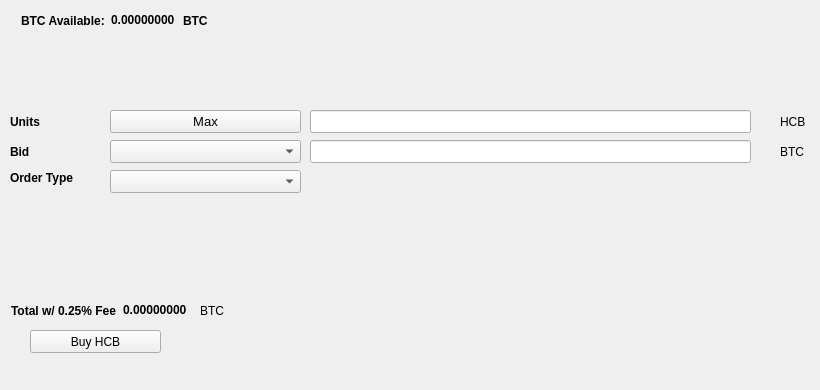
   <widget class="QWidget" name="BuyTab">
    <attribute name="title">
     <string>Buy</string>
    </attribute>
    <widget class="QPushButton" name="BuyHCB">
     <property name="geometry">
      <rect>
       <x>30</x>
       <y>330</y>
       <width>131</width>
       <height>23</height>
      </rect>
     </property>
     <property name="text">
      <string>Buy HCB</string>
     </property>
     <property name="icon">
      <iconset resource="../hanacryptobank.qrc">
       <normaloff>:/icons/bitcoin</normaloff>:/icons/bitcoin</iconset>
     </property>
    </widget>
    <widget class="QLabel" name="label_3">
     <property name="geometry">
      <rect>
       <x>10</x>
       <y>110</y>
       <width>46</width>
       <height>23</height>
      </rect>
     </property>
     <property name="font">
      <font>
       <weight>75</weight>
       <bold>true</bold>
      </font>
     </property>
     <property name="text">
      <string>Units</string>
     </property>
    </widget>
    <widget class="QLineEdit" name="UnitsInput">
     <property name="geometry">
      <rect>
       <x>310</x>
       <y>110</y>
       <width>441</width>
       <height>23</height>
      </rect>
     </property>
     <property name="font">
      <font>
       <pointsize>9</pointsize>
       <weight>75</weight>
       <bold>true</bold>
      </font>
     </property>
    </widget>
    <widget class="QLineEdit" name="BuyBidPriceEdit">
     <property name="geometry">
      <rect>
       <x>310</x>
       <y>140</y>
       <width>441</width>
       <height>23</height>
      </rect>
     </property>
     <property name="font">
      <font>
       <pointsize>9</pointsize>
       <weight>75</weight>
       <bold>true</bold>
      </font>
     </property>
    </widget>
    <widget class="QLabel" name="label_4">
     <property name="geometry">
      <rect>
       <x>780</x>
       <y>110</y>
       <width>31</width>
       <height>23</height>
      </rect>
     </property>
     <property name="text">
      <string>HCB</string>
     </property>
    </widget>
    <widget class="QLabel" name="label_5">
     <property name="geometry">
      <rect>
       <x>780</x>
       <y>140</y>
       <width>31</width>
       <height>23</height>
      </rect>
     </property>
     <property name="text">
      <string>BTC</string>
     </property>
    </widget>
    <widget class="QLabel" name="label_6">
     <property name="geometry">
      <rect>
       <x>10</x>
       <y>140</y>
       <width>46</width>
       <height>23</height>
      </rect>
     </property>
     <property name="font">
      <font>
       <weight>75</weight>
       <bold>true</bold>
      </font>
     </property>
     <property name="text">
      <string>Bid</string>
     </property>
    </widget>
    <widget class="QLabel" name="label_7">
     <property name="geometry">
      <rect>
       <x>10</x>
       <y>170</y>
       <width>91</width>
       <height>16</height>
      </rect>
     </property>
     <property name="font">
      <font>
       <weight>75</weight>
       <bold>true</bold>
      </font>
     </property>
     <property name="text">
      <string>Order Type</string>
     </property>
    </widget>
    <widget class="QPushButton" name="Buy_Max_Amount">
     <property name="geometry">
      <rect>
       <x>110</x>
       <y>110</y>
       <width>191</width>
       <height>23</height>
      </rect>
     </property>
     <property name="font">
      <font>
       <pointsize>10</pointsize>
      </font>
     </property>
     <property name="text">
      <string>Max</string>
     </property>
    </widget>
    <widget class="QComboBox" name="BuyBidcomboBox">
     <property name="geometry">
      <rect>
       <x>110</x>
       <y>140</y>
       <width>191</width>
       <height>23</height>
      </rect>
     </property>
     <property name="font">
      <font>
       <pointsize>10</pointsize>
      </font>
     </property>
    </widget>
    <widget class="QComboBox" name="buyOrdertypeCombo">
     <property name="geometry">
      <rect>
       <x>110</x>
       <y>170</y>
       <width>191</width>
       <height>23</height>
      </rect>
     </property>
     <property name="font">
      <font>
       <pointsize>10</pointsize>
      </font>
     </property>
    </widget>
    <widget class="QWidget" name="layoutWidget1">
     <property name="geometry">
      <rect>
       <x>21</x>
       <y>11</y>
       <width>227</width>
       <height>19</height>
      </rect>
     </property>
     <layout class="QHBoxLayout" name="horizontalLayout_3">
      <item>
       <widget class="QLabel" name="label232">
        <property name="font">
         <font>
          <weight>75</weight>
          <bold>true</bold>
         </font>
        </property>
        <property name="text">
         <string>BTC Available:</string>
        </property>
       </widget>
      </item>
      <item>
       <widget class="QLabel" name="BtcAvailableLbl">
        <property name="palette">
         <palette>
          <active>
           <colorrole role="WindowText">
            <brush brushstyle="SolidPattern">
             <color alpha="255">
              <red>0</red>
              <green>0</green>
              <blue>0</blue>
             </color>
            </brush>
           </colorrole>
           <colorrole role="Button">
            <brush brushstyle="SolidPattern">
             <color alpha="255">
              <red>0</red>
              <green>170</green>
              <blue>0</blue>
             </color>
            </brush>
           </colorrole>
           <colorrole role="Light">
            <brush brushstyle="SolidPattern">
             <color alpha="255">
              <red>0</red>
              <green>255</green>
              <blue>0</blue>
             </color>
            </brush>
           </colorrole>
           <colorrole role="Midlight">
            <brush brushstyle="SolidPattern">
             <color alpha="255">
              <red>0</red>
              <green>212</green>
              <blue>0</blue>
             </color>
            </brush>
           </colorrole>
           <colorrole role="Dark">
            <brush brushstyle="SolidPattern">
             <color alpha="255">
              <red>0</red>
              <green>85</green>
              <blue>0</blue>
             </color>
            </brush>
           </colorrole>
           <colorrole role="Mid">
            <brush brushstyle="SolidPattern">
             <color alpha="255">
              <red>0</red>
              <green>113</green>
              <blue>0</blue>
             </color>
            </brush>
           </colorrole>
           <colorrole role="Text">
            <brush brushstyle="SolidPattern">
             <color alpha="255">
              <red>0</red>
              <green>170</green>
              <blue>0</blue>
             </color>
            </brush>
           </colorrole>
           <colorrole role="BrightText">
            <brush brushstyle="SolidPattern">
             <color alpha="255">
              <red>255</red>
              <green>255</green>
              <blue>255</blue>
             </color>
            </brush>
           </colorrole>
           <colorrole role="ButtonText">
            <brush brushstyle="SolidPattern">
             <color alpha="255">
              <red>0</red>
              <green>0</green>
              <blue>0</blue>
             </color>
            </brush>
           </colorrole>
           <colorrole role="Base">
            <brush brushstyle="SolidPattern">
             <color alpha="255">
              <red>255</red>
              <green>255</green>
              <blue>255</blue>
             </color>
            </brush>
           </colorrole>
           <colorrole role="Window">
            <brush brushstyle="SolidPattern">
             <color alpha="255">
              <red>0</red>
              <green>170</green>
              <blue>0</blue>
             </color>
            </brush>
           </colorrole>
           <colorrole role="Shadow">
            <brush brushstyle="SolidPattern">
             <color alpha="255">
              <red>0</red>
              <green>0</green>
              <blue>0</blue>
             </color>
            </brush>
           </colorrole>
           <colorrole role="AlternateBase">
            <brush brushstyle="SolidPattern">
             <color alpha="255">
              <red>127</red>
              <green>212</green>
              <blue>127</blue>
             </color>
            </brush>
           </colorrole>
           <colorrole role="ToolTipBase">
            <brush brushstyle="SolidPattern">
             <color alpha="255">
              <red>255</red>
              <green>255</green>
              <blue>220</blue>
             </color>
            </brush>
           </colorrole>
           <colorrole role="ToolTipText">
            <brush brushstyle="SolidPattern">
             <color alpha="255">
              <red>0</red>
              <green>0</green>
              <blue>0</blue>
             </color>
            </brush>
           </colorrole>
          </active>
          <inactive>
           <colorrole role="WindowText">
            <brush brushstyle="SolidPattern">
             <color alpha="255">
              <red>0</red>
              <green>0</green>
              <blue>0</blue>
             </color>
            </brush>
           </colorrole>
           <colorrole role="Button">
            <brush brushstyle="SolidPattern">
             <color alpha="255">
              <red>0</red>
              <green>170</green>
              <blue>0</blue>
             </color>
            </brush>
           </colorrole>
           <colorrole role="Light">
            <brush brushstyle="SolidPattern">
             <color alpha="255">
              <red>0</red>
              <green>255</green>
              <blue>0</blue>
             </color>
            </brush>
           </colorrole>
           <colorrole role="Midlight">
            <brush brushstyle="SolidPattern">
             <color alpha="255">
              <red>0</red>
              <green>212</green>
              <blue>0</blue>
             </color>
            </brush>
           </colorrole>
           <colorrole role="Dark">
            <brush brushstyle="SolidPattern">
             <color alpha="255">
              <red>0</red>
              <green>85</green>
              <blue>0</blue>
             </color>
            </brush>
           </colorrole>
           <colorrole role="Mid">
            <brush brushstyle="SolidPattern">
             <color alpha="255">
              <red>0</red>
              <green>113</green>
              <blue>0</blue>
             </color>
            </brush>
           </colorrole>
           <colorrole role="Text">
            <brush brushstyle="SolidPattern">
             <color alpha="255">
              <red>0</red>
              <green>170</green>
              <blue>0</blue>
             </color>
            </brush>
           </colorrole>
           <colorrole role="BrightText">
            <brush brushstyle="SolidPattern">
             <color alpha="255">
              <red>255</red>
              <green>255</green>
              <blue>255</blue>
             </color>
            </brush>
           </colorrole>
           <colorrole role="ButtonText">
            <brush brushstyle="SolidPattern">
             <color alpha="255">
              <red>0</red>
              <green>0</green>
              <blue>0</blue>
             </color>
            </brush>
           </colorrole>
           <colorrole role="Base">
            <brush brushstyle="SolidPattern">
             <color alpha="255">
              <red>255</red>
              <green>255</green>
              <blue>255</blue>
             </color>
            </brush>
           </colorrole>
           <colorrole role="Window">
            <brush brushstyle="SolidPattern">
             <color alpha="255">
              <red>0</red>
              <green>170</green>
              <blue>0</blue>
             </color>
            </brush>
           </colorrole>
           <colorrole role="Shadow">
            <brush brushstyle="SolidPattern">
             <color alpha="255">
              <red>0</red>
              <green>0</green>
              <blue>0</blue>
             </color>
            </brush>
           </colorrole>
           <colorrole role="AlternateBase">
            <brush brushstyle="SolidPattern">
             <color alpha="255">
              <red>127</red>
              <green>212</green>
              <blue>127</blue>
             </color>
            </brush>
           </colorrole>
           <colorrole role="ToolTipBase">
            <brush brushstyle="SolidPattern">
             <color alpha="255">
              <red>255</red>
              <green>255</green>
              <blue>220</blue>
             </color>
            </brush>
           </colorrole>
           <colorrole role="ToolTipText">
            <brush brushstyle="SolidPattern">
             <color alpha="255">
              <red>0</red>
              <green>0</green>
              <blue>0</blue>
             </color>
            </brush>
           </colorrole>
          </inactive>
          <disabled>
           <colorrole role="WindowText">
            <brush brushstyle="SolidPattern">
             <color alpha="255">
              <red>0</red>
              <green>85</green>
              <blue>0</blue>
             </color>
            </brush>
           </colorrole>
           <colorrole role="Button">
            <brush brushstyle="SolidPattern">
             <color alpha="255">
              <red>0</red>
              <green>170</green>
              <blue>0</blue>
             </color>
            </brush>
           </colorrole>
           <colorrole role="Light">
            <brush brushstyle="SolidPattern">
             <color alpha="255">
              <red>0</red>
              <green>255</green>
              <blue>0</blue>
             </color>
            </brush>
           </colorrole>
           <colorrole role="Midlight">
            <brush brushstyle="SolidPattern">
             <color alpha="255">
              <red>0</red>
              <green>212</green>
              <blue>0</blue>
             </color>
            </brush>
           </colorrole>
           <colorrole role="Dark">
            <brush brushstyle="SolidPattern">
             <color alpha="255">
              <red>0</red>
              <green>85</green>
              <blue>0</blue>
             </color>
            </brush>
           </colorrole>
           <colorrole role="Mid">
            <brush brushstyle="SolidPattern">
             <color alpha="255">
              <red>0</red>
              <green>113</green>
              <blue>0</blue>
             </color>
            </brush>
           </colorrole>
           <colorrole role="Text">
            <brush brushstyle="SolidPattern">
             <color alpha="255">
              <red>0</red>
              <green>85</green>
              <blue>0</blue>
             </color>
            </brush>
           </colorrole>
           <colorrole role="BrightText">
            <brush brushstyle="SolidPattern">
             <color alpha="255">
              <red>255</red>
              <green>255</green>
              <blue>255</blue>
             </color>
            </brush>
           </colorrole>
           <colorrole role="ButtonText">
            <brush brushstyle="SolidPattern">
             <color alpha="255">
              <red>0</red>
              <green>85</green>
              <blue>0</blue>
             </color>
            </brush>
           </colorrole>
           <colorrole role="Base">
            <brush brushstyle="SolidPattern">
             <color alpha="255">
              <red>0</red>
              <green>170</green>
              <blue>0</blue>
             </color>
            </brush>
           </colorrole>
           <colorrole role="Window">
            <brush brushstyle="SolidPattern">
             <color alpha="255">
              <red>0</red>
              <green>170</green>
              <blue>0</blue>
             </color>
            </brush>
           </colorrole>
           <colorrole role="Shadow">
            <brush brushstyle="SolidPattern">
             <color alpha="255">
              <red>0</red>
              <green>0</green>
              <blue>0</blue>
             </color>
            </brush>
           </colorrole>
           <colorrole role="AlternateBase">
            <brush brushstyle="SolidPattern">
             <color alpha="255">
              <red>0</red>
              <green>170</green>
              <blue>0</blue>
             </color>
            </brush>
           </colorrole>
           <colorrole role="ToolTipBase">
            <brush brushstyle="SolidPattern">
             <color alpha="255">
              <red>255</red>
              <green>255</green>
              <blue>220</blue>
             </color>
            </brush>
           </colorrole>
           <colorrole role="ToolTipText">
            <brush brushstyle="SolidPattern">
             <color alpha="255">
              <red>0</red>
              <green>0</green>
              <blue>0</blue>
             </color>
            </brush>
           </colorrole>
          </disabled>
         </palette>
        </property>
        <property name="font">
         <font>
          <weight>75</weight>
          <bold>true</bold>
         </font>
        </property>
        <property name="text">
         <string>0.00000000</string>
        </property>
        <property name="textInteractionFlags">
         <set>Qt::LinksAccessibleByMouse|Qt::TextSelectableByKeyboard|Qt::TextSelectableByMouse</set>
        </property>
       </widget>
      </item>
      <item>
       <widget class="QLabel" name="BtcAvailableLbl_2">
        <property name="font">
         <font>
          <weight>75</weight>
          <bold>true</bold>
         </font>
        </property>
        <property name="text">
         <string>BTC</string>
        </property>
       </widget>
      </item>
     </layout>
    </widget>
    <widget class="QWidget" name="layoutWidge2">
     <property name="geometry">
      <rect>
       <x>11</x>
       <y>301</y>
       <width>259</width>
       <height>19</height>
      </rect>
     </property>
     <layout class="QHBoxLayout" name="horizontalLayout_4">
      <item>
       <widget class="QLabel" name="label_9">
        <property name="font">
         <font>
          <weight>75</weight>
          <bold>true</bold>
         </font>
        </property>
        <property name="text">
         <string>Total w/ 0.25% Fee</string>
        </property>
       </widget>
      </item>
      <item>
       <widget class="QLabel" name="BuyCostLabel">
        <property name="palette">
         <palette>
          <active>
           <colorrole role="WindowText">
            <brush brushstyle="SolidPattern">
             <color alpha="255">
              <red>0</red>
              <green>0</green>
              <blue>0</blue>
             </color>
            </brush>
           </colorrole>
           <colorrole role="Button">
            <brush brushstyle="SolidPattern">
             <color alpha="255">
              <red>0</red>
              <green>170</green>
              <blue>0</blue>
             </color>
            </brush>
           </colorrole>
           <colorrole role="Light">
            <brush brushstyle="SolidPattern">
             <color alpha="255">
              <red>0</red>
              <green>255</green>
              <blue>0</blue>
             </color>
            </brush>
           </colorrole>
           <colorrole role="Midlight">
            <brush brushstyle="SolidPattern">
             <color alpha="255">
              <red>0</red>
              <green>212</green>
              <blue>0</blue>
             </color>
            </brush>
           </colorrole>
           <colorrole role="Dark">
            <brush brushstyle="SolidPattern">
             <color alpha="255">
              <red>0</red>
              <green>85</green>
              <blue>0</blue>
             </color>
            </brush>
           </colorrole>
           <colorrole role="Mid">
            <brush brushstyle="SolidPattern">
             <color alpha="255">
              <red>0</red>
              <green>113</green>
              <blue>0</blue>
             </color>
            </brush>
           </colorrole>
           <colorrole role="Text">
            <brush brushstyle="SolidPattern">
             <color alpha="255">
              <red>0</red>
              <green>170</green>
              <blue>0</blue>
             </color>
            </brush>
           </colorrole>
           <colorrole role="BrightText">
            <brush brushstyle="SolidPattern">
             <color alpha="255">
              <red>255</red>
              <green>255</green>
              <blue>255</blue>
             </color>
            </brush>
           </colorrole>
           <colorrole role="ButtonText">
            <brush brushstyle="SolidPattern">
             <color alpha="255">
              <red>0</red>
              <green>0</green>
              <blue>0</blue>
             </color>
            </brush>
           </colorrole>
           <colorrole role="Base">
            <brush brushstyle="SolidPattern">
             <color alpha="255">
              <red>255</red>
              <green>255</green>
              <blue>255</blue>
             </color>
            </brush>
           </colorrole>
           <colorrole role="Window">
            <brush brushstyle="SolidPattern">
             <color alpha="255">
              <red>0</red>
              <green>170</green>
              <blue>0</blue>
             </color>
            </brush>
           </colorrole>
           <colorrole role="Shadow">
            <brush brushstyle="SolidPattern">
             <color alpha="255">
              <red>0</red>
              <green>0</green>
              <blue>0</blue>
             </color>
            </brush>
           </colorrole>
           <colorrole role="AlternateBase">
            <brush brushstyle="SolidPattern">
             <color alpha="255">
              <red>127</red>
              <green>212</green>
              <blue>127</blue>
             </color>
            </brush>
           </colorrole>
           <colorrole role="ToolTipBase">
            <brush brushstyle="SolidPattern">
             <color alpha="255">
              <red>255</red>
              <green>255</green>
              <blue>220</blue>
             </color>
            </brush>
           </colorrole>
           <colorrole role="ToolTipText">
            <brush brushstyle="SolidPattern">
             <color alpha="255">
              <red>0</red>
              <green>0</green>
              <blue>0</blue>
             </color>
            </brush>
           </colorrole>
          </active>
          <inactive>
           <colorrole role="WindowText">
            <brush brushstyle="SolidPattern">
             <color alpha="255">
              <red>0</red>
              <green>0</green>
              <blue>0</blue>
             </color>
            </brush>
           </colorrole>
           <colorrole role="Button">
            <brush brushstyle="SolidPattern">
             <color alpha="255">
              <red>0</red>
              <green>170</green>
              <blue>0</blue>
             </color>
            </brush>
           </colorrole>
           <colorrole role="Light">
            <brush brushstyle="SolidPattern">
             <color alpha="255">
              <red>0</red>
              <green>255</green>
              <blue>0</blue>
             </color>
            </brush>
           </colorrole>
           <colorrole role="Midlight">
            <brush brushstyle="SolidPattern">
             <color alpha="255">
              <red>0</red>
              <green>212</green>
              <blue>0</blue>
             </color>
            </brush>
           </colorrole>
           <colorrole role="Dark">
            <brush brushstyle="SolidPattern">
             <color alpha="255">
              <red>0</red>
              <green>85</green>
              <blue>0</blue>
             </color>
            </brush>
           </colorrole>
           <colorrole role="Mid">
            <brush brushstyle="SolidPattern">
             <color alpha="255">
              <red>0</red>
              <green>113</green>
              <blue>0</blue>
             </color>
            </brush>
           </colorrole>
           <colorrole role="Text">
            <brush brushstyle="SolidPattern">
             <color alpha="255">
              <red>0</red>
              <green>170</green>
              <blue>0</blue>
             </color>
            </brush>
           </colorrole>
           <colorrole role="BrightText">
            <brush brushstyle="SolidPattern">
             <color alpha="255">
              <red>255</red>
              <green>255</green>
              <blue>255</blue>
             </color>
            </brush>
           </colorrole>
           <colorrole role="ButtonText">
            <brush brushstyle="SolidPattern">
             <color alpha="255">
              <red>0</red>
              <green>0</green>
              <blue>0</blue>
             </color>
            </brush>
           </colorrole>
           <colorrole role="Base">
            <brush brushstyle="SolidPattern">
             <color alpha="255">
              <red>255</red>
              <green>255</green>
              <blue>255</blue>
             </color>
            </brush>
           </colorrole>
           <colorrole role="Window">
            <brush brushstyle="SolidPattern">
             <color alpha="255">
              <red>0</red>
              <green>170</green>
              <blue>0</blue>
             </color>
            </brush>
           </colorrole>
           <colorrole role="Shadow">
            <brush brushstyle="SolidPattern">
             <color alpha="255">
              <red>0</red>
              <green>0</green>
              <blue>0</blue>
             </color>
            </brush>
           </colorrole>
           <colorrole role="AlternateBase">
            <brush brushstyle="SolidPattern">
             <color alpha="255">
              <red>127</red>
              <green>212</green>
              <blue>127</blue>
             </color>
            </brush>
           </colorrole>
           <colorrole role="ToolTipBase">
            <brush brushstyle="SolidPattern">
             <color alpha="255">
              <red>255</red>
              <green>255</green>
              <blue>220</blue>
             </color>
            </brush>
           </colorrole>
           <colorrole role="ToolTipText">
            <brush brushstyle="SolidPattern">
             <color alpha="255">
              <red>0</red>
              <green>0</green>
              <blue>0</blue>
             </color>
            </brush>
           </colorrole>
          </inactive>
          <disabled>
           <colorrole role="WindowText">
            <brush brushstyle="SolidPattern">
             <color alpha="255">
              <red>0</red>
              <green>85</green>
              <blue>0</blue>
             </color>
            </brush>
           </colorrole>
           <colorrole role="Button">
            <brush brushstyle="SolidPattern">
             <color alpha="255">
              <red>0</red>
              <green>170</green>
              <blue>0</blue>
             </color>
            </brush>
           </colorrole>
           <colorrole role="Light">
            <brush brushstyle="SolidPattern">
             <color alpha="255">
              <red>0</red>
              <green>255</green>
              <blue>0</blue>
             </color>
            </brush>
           </colorrole>
           <colorrole role="Midlight">
            <brush brushstyle="SolidPattern">
             <color alpha="255">
              <red>0</red>
              <green>212</green>
              <blue>0</blue>
             </color>
            </brush>
           </colorrole>
           <colorrole role="Dark">
            <brush brushstyle="SolidPattern">
             <color alpha="255">
              <red>0</red>
              <green>85</green>
              <blue>0</blue>
             </color>
            </brush>
           </colorrole>
           <colorrole role="Mid">
            <brush brushstyle="SolidPattern">
             <color alpha="255">
              <red>0</red>
              <green>113</green>
              <blue>0</blue>
             </color>
            </brush>
           </colorrole>
           <colorrole role="Text">
            <brush brushstyle="SolidPattern">
             <color alpha="255">
              <red>0</red>
              <green>85</green>
              <blue>0</blue>
             </color>
            </brush>
           </colorrole>
           <colorrole role="BrightText">
            <brush brushstyle="SolidPattern">
             <color alpha="255">
              <red>255</red>
              <green>255</green>
              <blue>255</blue>
             </color>
            </brush>
           </colorrole>
           <colorrole role="ButtonText">
            <brush brushstyle="SolidPattern">
             <color alpha="255">
              <red>0</red>
              <green>85</green>
              <blue>0</blue>
             </color>
            </brush>
           </colorrole>
           <colorrole role="Base">
            <brush brushstyle="SolidPattern">
             <color alpha="255">
              <red>0</red>
              <green>170</green>
              <blue>0</blue>
             </color>
            </brush>
           </colorrole>
           <colorrole role="Window">
            <brush brushstyle="SolidPattern">
             <color alpha="255">
              <red>0</red>
              <green>170</green>
              <blue>0</blue>
             </color>
            </brush>
           </colorrole>
           <colorrole role="Shadow">
            <brush brushstyle="SolidPattern">
             <color alpha="255">
              <red>0</red>
              <green>0</green>
              <blue>0</blue>
             </color>
            </brush>
           </colorrole>
           <colorrole role="AlternateBase">
            <brush brushstyle="SolidPattern">
             <color alpha="255">
              <red>0</red>
              <green>170</green>
              <blue>0</blue>
             </color>
            </brush>
           </colorrole>
           <colorrole role="ToolTipBase">
            <brush brushstyle="SolidPattern">
             <color alpha="255">
              <red>255</red>
              <green>255</green>
              <blue>220</blue>
             </color>
            </brush>
           </colorrole>
           <colorrole role="ToolTipText">
            <brush brushstyle="SolidPattern">
             <color alpha="255">
              <red>0</red>
              <green>0</green>
              <blue>0</blue>
             </color>
            </brush>
           </colorrole>
          </disabled>
         </palette>
        </property>
        <property name="font">
         <font>
          <weight>75</weight>
          <bold>true</bold>
         </font>
        </property>
        <property name="autoFillBackground">
         <bool>false</bool>
        </property>
        <property name="text">
         <string>0.00000000</string>
        </property>
        <property name="textInteractionFlags">
         <set>Qt::LinksAccessibleByMouse|Qt::TextSelectableByMouse</set>
        </property>
       </widget>
      </item>
      <item>
       <widget class="QLabel" name="label_10">
        <property name="font">
         <font>
          <weight>50</weight>
          <bold>false</bold>
         </font>
        </property>
        <property name="text">
         <string>BTC</string>
        </property>
       </widget>
      </item>
     </layout>
    </widget>
    <widget class="QLabel" name="label_24">
     <property name="geometry">
      <rect>
       <x>460</x>
       <y>300</y>
       <width>281</width>
       <height>81</height>
      </rect>
     </property>
     <property name="text">
      <string/>
     </property>
     <property name="pixmap">
      <pixmap>:/images/bittrex</pixmap>
     </property>
    </widget>
   </widget>
